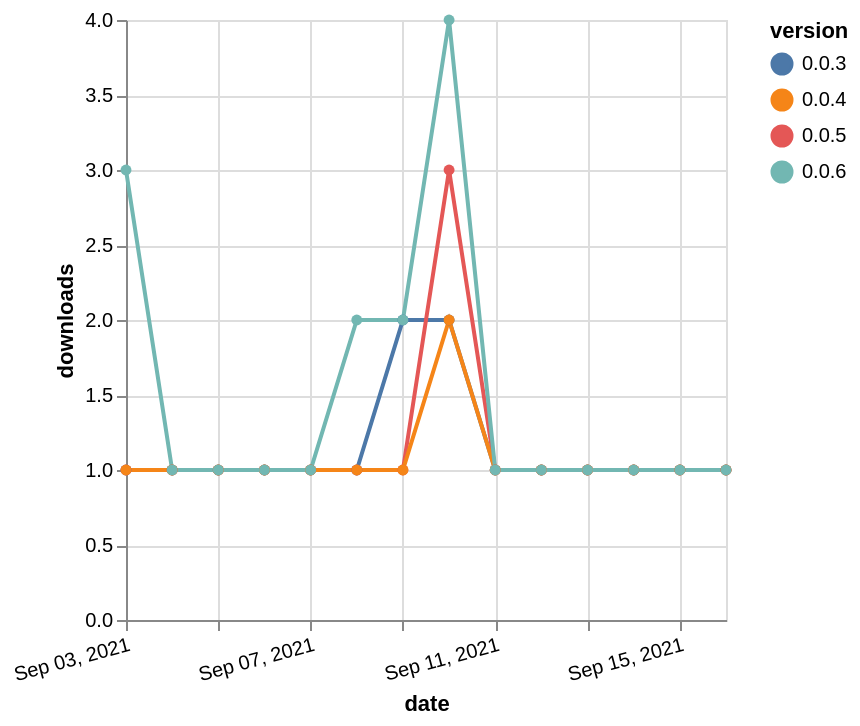

Here is the Vega-Lite specification saved for this chart:
### Vega-Lite specification from a JSON file in a GitHub repository (floating-point values rounded to 4 significant figures)
{"$schema": "https://vega.github.io/schema/vega-lite/v5.json", "description": "A simple bar chart with embedded data.", "data": {"values": [{"date": "2021-09-03", "total": 254, "delta": 1, "version": "0.0.3"}, {"date": "2021-09-04", "total": 255, "delta": 1, "version": "0.0.3"}, {"date": "2021-09-05", "total": 256, "delta": 1, "version": "0.0.3"}, {"date": "2021-09-06", "total": 257, "delta": 1, "version": "0.0.3"}, {"date": "2021-09-07", "total": 258, "delta": 1, "version": "0.0.3"}, {"date": "2021-09-08", "total": 259, "delta": 1, "version": "0.0.3"}, {"date": "2021-09-09", "total": 261, "delta": 2, "version": "0.0.3"}, {"date": "2021-09-10", "total": 263, "delta": 2, "version": "0.0.3"}, {"date": "2021-09-11", "total": 264, "delta": 1, "version": "0.0.3"}, {"date": "2021-09-12", "total": 265, "delta": 1, "version": "0.0.3"}, {"date": "2021-09-13", "total": 266, "delta": 1, "version": "0.0.3"}, {"date": "2021-09-14", "total": 267, "delta": 1, "version": "0.0.3"}, {"date": "2021-09-15", "total": 268, "delta": 1, "version": "0.0.3"}, {"date": "2021-09-16", "total": 269, "delta": 1, "version": "0.0.3"}, {"date": "2021-09-03", "total": 449, "delta": 1, "version": "0.0.5"}, {"date": "2021-09-04", "total": 450, "delta": 1, "version": "0.0.5"}, {"date": "2021-09-05", "total": 451, "delta": 1, "version": "0.0.5"}, {"date": "2021-09-06", "total": 452, "delta": 1, "version": "0.0.5"}, {"date": "2021-09-07", "total": 453, "delta": 1, "version": "0.0.5"}, {"date": "2021-09-08", "total": 454, "delta": 1, "version": "0.0.5"}, {"date": "2021-09-09", "total": 455, "delta": 1, "version": "0.0.5"}, {"date": "2021-09-10", "total": 458, "delta": 3, "version": "0.0.5"}, {"date": "2021-09-11", "total": 459, "delta": 1, "version": "0.0.5"}, {"date": "2021-09-12", "total": 460, "delta": 1, "version": "0.0.5"}, {"date": "2021-09-13", "total": 461, "delta": 1, "version": "0.0.5"}, {"date": "2021-09-14", "total": 462, "delta": 1, "version": "0.0.5"}, {"date": "2021-09-15", "total": 463, "delta": 1, "version": "0.0.5"}, {"date": "2021-09-16", "total": 464, "delta": 1, "version": "0.0.5"}, {"date": "2021-09-03", "total": 175, "delta": 1, "version": "0.0.4"}, {"date": "2021-09-04", "total": 176, "delta": 1, "version": "0.0.4"}, {"date": "2021-09-05", "total": 177, "delta": 1, "version": "0.0.4"}, {"date": "2021-09-06", "total": 178, "delta": 1, "version": "0.0.4"}, {"date": "2021-09-07", "total": 179, "delta": 1, "version": "0.0.4"}, {"date": "2021-09-08", "total": 180, "delta": 1, "version": "0.0.4"}, {"date": "2021-09-09", "total": 181, "delta": 1, "version": "0.0.4"}, {"date": "2021-09-10", "total": 183, "delta": 2, "version": "0.0.4"}, {"date": "2021-09-11", "total": 184, "delta": 1, "version": "0.0.4"}, {"date": "2021-09-12", "total": 185, "delta": 1, "version": "0.0.4"}, {"date": "2021-09-13", "total": 186, "delta": 1, "version": "0.0.4"}, {"date": "2021-09-14", "total": 187, "delta": 1, "version": "0.0.4"}, {"date": "2021-09-15", "total": 188, "delta": 1, "version": "0.0.4"}, {"date": "2021-09-16", "total": 189, "delta": 1, "version": "0.0.4"}, {"date": "2021-09-03", "total": 225, "delta": 3, "version": "0.0.6"}, {"date": "2021-09-04", "total": 226, "delta": 1, "version": "0.0.6"}, {"date": "2021-09-05", "total": 227, "delta": 1, "version": "0.0.6"}, {"date": "2021-09-06", "total": 228, "delta": 1, "version": "0.0.6"}, {"date": "2021-09-07", "total": 229, "delta": 1, "version": "0.0.6"}, {"date": "2021-09-08", "total": 231, "delta": 2, "version": "0.0.6"}, {"date": "2021-09-09", "total": 233, "delta": 2, "version": "0.0.6"}, {"date": "2021-09-10", "total": 237, "delta": 4, "version": "0.0.6"}, {"date": "2021-09-11", "total": 238, "delta": 1, "version": "0.0.6"}, {"date": "2021-09-12", "total": 239, "delta": 1, "version": "0.0.6"}, {"date": "2021-09-13", "total": 240, "delta": 1, "version": "0.0.6"}, {"date": "2021-09-14", "total": 241, "delta": 1, "version": "0.0.6"}, {"date": "2021-09-15", "total": 242, "delta": 1, "version": "0.0.6"}, {"date": "2021-09-16", "total": 243, "delta": 1, "version": "0.0.6"}]}, "width": "container", "mark": {"type": "line", "point": {"filled": true}}, "encoding": {"x": {"field": "date", "type": "temporal", "timeUnit": "yearmonthdate", "title": "date", "axis": {"labelAngle": -15}}, "y": {"field": "delta", "type": "quantitative", "title": "downloads"}, "color": {"field": "version", "type": "nominal"}, "tooltip": {"field": "delta"}}}
